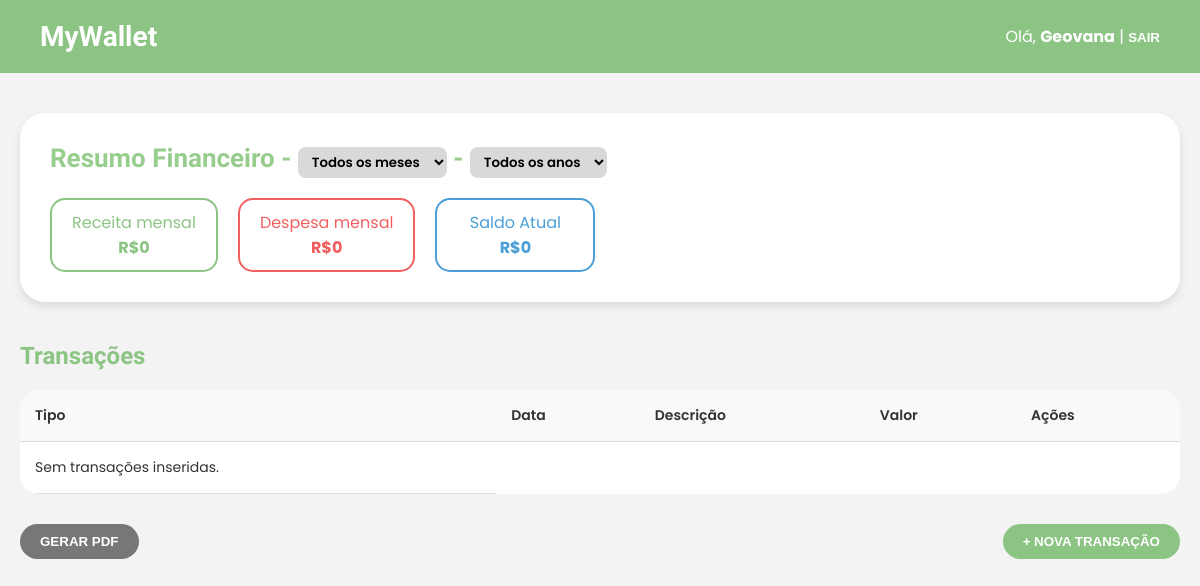
/dashboard (signed in), run on an earlier commit of the app's database.
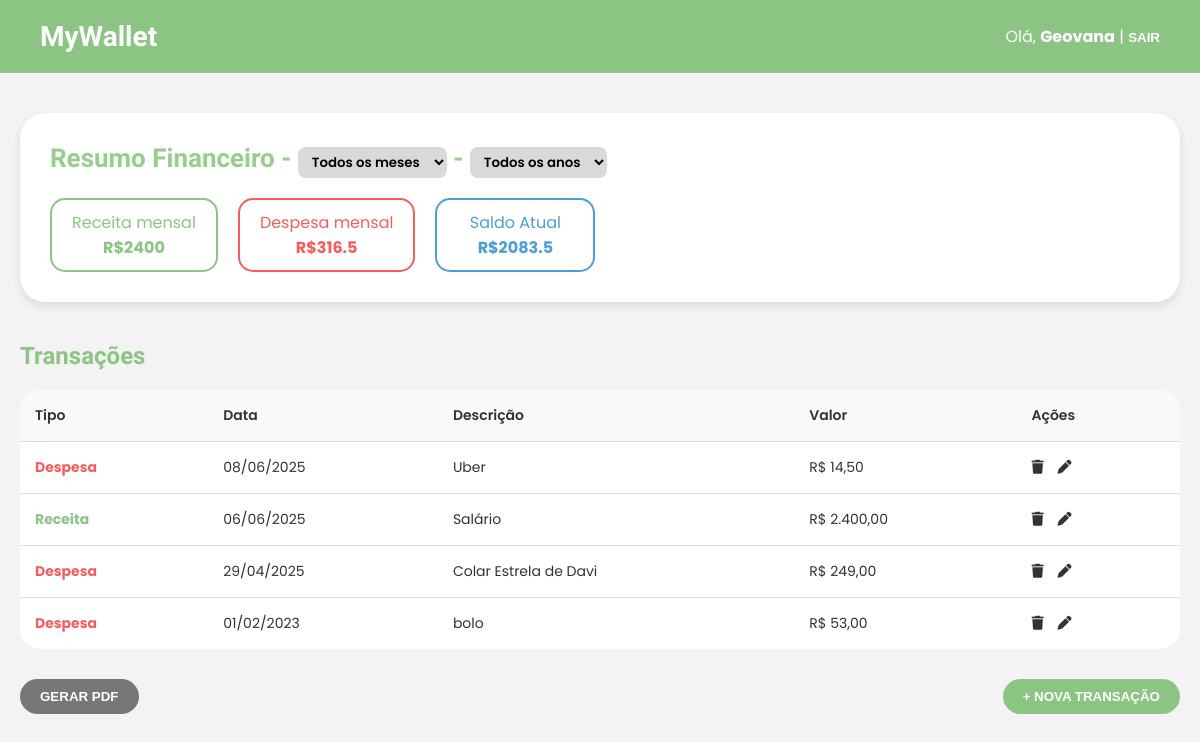
And on a later commit of the database.
### tables this page shows
CREATE TABLE `transacoes` (
  `id` int(11) NOT NULL,
  `tipo` int(11) NOT NULL,
  `data` datetime NOT NULL,
  `descricao` varchar(120) NOT NULL,
  `valor` decimal(10,2) NOT NULL,
  `id_usuario` int(11) NOT NULL
);

CREATE TABLE `tipo_transacao` (
  `id` int(11) NOT NULL,
  `tipo` varchar(80) NOT NULL
);

### Controllers/myWalletController.php (called while the page is built, shortened)
<?php
    class myWalletController {
        private $db;
        public function __construct()
        {
            $this->db = Conexao::getInstancia();
        }
        public function dashboard() {
            $dashboardDAO = new DashboardDAO($this->db);
            $mesSelecionado = $_GET['mes'] ?? 0;
            $anoSelecionado = $_GET['ano'] ?? 0;
            $dadostransacao = $dashboardDAO->mostrarTransaçoes($_SESSION['usuario']->id, $mesSelecionado, $anoSelecionado);
            $dadosDashboard = $dashboardDAO->mostrarDadosDashboard($_SESSION['usuario']->id, $mesSelecionado, $anoSelecionado);
            require_once "Views/dashboard.php";
        }
    }
?>

### index.php (called while the page is built, shortened)
<?php
	require_once "rotas.php";
	$uri = parse_url($_SERVER["REQUEST_URI"])["path"];
	$uri = substr($uri, strpos($uri,'/',1));
	$route->verificar_rota($_SERVER["REQUEST_METHOD"],$uri);
?>

### Conexao/conexao.php (called while the page is built, shortened)
<?php
   class Conexao
    {
        private static $conexao;
        public static function getInstancia()
        {
            if(empty(self::$conexao)){
                $parametros = 'mysql:host=localhost;dbname=myWallet;charset=utf8mb4';
                try
                {
                    self::$conexao = new PDO($parametros, 'root', '');
                }
                catch(PDOException $e)
                {
                    echo "Problema ao estabeler a conexão com o banco.";
                    die();
                }
            }
            return self::$conexao;
        }
    }
?>

### Models/DAO/dashboardDAO.php (called while the page is built, shortened)
<?php
    class DashboardDAO {
        public function mostrarDadosDashboard(int $usuarioId, int $mesSelecionado, int $anoSelecionado) {
            $sql = "SELECT SUM(valor) as total
            FROM transacoes
            WHERE id_usuario = :usuario";
            $params = [':usuario' => $usuarioId];
            $sqlReceita = $sql . " AND tipo = 1";
            $stmtReceita = $this->db->prepare($sqlReceita);
            foreach ($params as $key => $value) {
                $stmtReceita->bindValue($key, $value, PDO::PARAM_INT);
            }
            $stmtReceita->execute();
            $receita = $stmtReceita->fetchColumn();
            $sqlDespesa = $sql . " AND tipo = 2";
            $stmtDespesa = $this->db->prepare($sqlDespesa);
            foreach ($params as $key => $value) {
                $stmtDespesa->bindValue($key, $value, PDO::PARAM_INT);
            }
            $stmtDespesa->execute();
            $despesa = $stmtDespesa->fetchColumn();
            $dashboard = new Dados_Dashboard(
                $receita ?? 0,
                $despesa ?? 0
            );
            return $dashboard;
        }
        public function mostrarTransaçoes(int $usuarioId, int $mesSelecionado, int $anoSelecionado) {
            $sql = "SELECT t.id, tt.tipo, t.data, t.descricao, t.valor FROM transacoes t INNER JOIN tipo_transacao tt ON t.tipo = tt.id WHERE t.id_usuario = :usuario";
            $parametros = [":usuario" => $usuarioId];
            $sql .= " ORDER BY t.data DESC";
            try {
                $stm = $this->db->prepare($sql);
                foreach ($parametros as $key => $value) {
                    $stm->bindValue($key, $value, PDO::PARAM_INT);
                }
                $stm->execute();
                return $stm->fetchAll(PDO::FETCH_OBJ);
            } catch (PDOException $e) {
                echo "Erro ao buscar transações" . $e->getMessage();
            }
        }
    }
?>

### Models/dados_dashboard.php (called while the page is built, shortened)
<?php
    class Dados_Dashboard {
        public function getReceita() {
            return $this->receita;
        }
        public function getDespesa() {
            return $this->despesa;
        }
        public function getSaldoAtual() {
            $this->saldoAtual = $this->receita - $this->despesa;
            return $this->saldoAtual;
        }
    }
?>

### Views/dashboard.php (the view, shortened to what this page needs)
<?php
    $nome = $_SESSION['usuario']->nome;
?>
<!DOCTYPE html>
<html lang="pt-br">
<head>
<link rel="stylesheet" href="CSS/dashboard.css">
</head>
<body>
    <header>
        <h1>MyWallet</h1>
        <span>Olá, <strong><?= htmlspecialchars($nome) ?></a></strong> | <button id="btn-sair">SAIR</button>
    </header>
    <div class="content">
        <div class="summary-box">
            <div class="summary-left">
                <h2>Resumo Financeiro -
                    <select name="mes" id="mes">
                        <option value="0">Todos os meses</option>
                    </select>
                     -
                    <select name="ano" id="ano">
                        <option value="0">Todos os anos</option>
                    </select></h2>
                <div class="summary-stats">
                    <div class="stat green">
                        <p>Receita mensal</p>
                        <strong id="receita">R$<?= $dadosDashboard->getReceita() ?></strong>
                    </div>
                    <div class="stat red">
                        <p>Despesa mensal</p>
                        <strong id="despesa">R$<?= $dadosDashboard->getDespesa() ?></strong>
                    </div>
                    <div class="stat blue">
                        <p>Saldo Atual</p>
                        <strong id="saldoAtual">R$<?= $dadosDashboard->getSaldoAtual() ?></strong>
                    </div>
                </div>
            </div>
        </div>
        <h3>Transações</h3>
        <table>
            <thead>
                <tr>
                    <th>Tipo</th>
                    <th>Data</th>
                    <th>Descrição</th>
                    <th>Valor</th>
                    <th>Ações</th>
                </tr>
            </thead>
            <tbody>
                <?php
                    if(!empty($dadostransacao)) {
                        foreach($dadostransacao as $dado) {
                            echo "<tr>
                                <td class='tipos'>{$dado->tipo}</td>
                                <td>" . date('d/m/Y', strtotime($dado->data)) . "</td>
                                <td>{$dado->descricao}</td>
                                <td>R$ " . number_format($dado->valor, 2, ',', '.') . "</td>
                                <td class='actions'>
                                    <a href='deletar-transacao?id={$dado->id}'><i class='fas fa-trash'></i></a>
                                    <a href='editar-transacao?id={$dado->id}'><i class='fas fa-pen'></i></a>
                                </td>
                            </tr>";
                        }
                    } else {
                        echo "<tr>
                            <td>Sem transações inseridas.</td>
                        <tr>";
                    }
                ?>
            </tbody>
        </table>
        <div class="buttons">
            <button class="btn pdf" id="gerar-pdf">GERAR PDF</button>
            <button class="btn add"><a href="adicionar-transacao">+ NOVA TRANSAÇÃO</a></button>
        </div>
    </div>
</body>
</html>

### rotas.php (shortened to what this page needs)
<?php
	class rotas
	{
		private array $rotas = array();
		public function get(string $nome, array $dados)
		{
			$this->rotas['GET'][$nome] = $dados;
		}
		public function post(string $nome, array $dados)
		{
			$this->rotas['POST'][$nome] = $dados;
		}
		public function verificar_rota(string $metodo, string $uri)
		{
			if(isset($this->rotas[$metodo][$uri]))
			{
				$dados_rota = $this->rotas[$metodo][$uri];
				$metodo = $dados_rota[1];
				$obj = new $classe();
				return $obj->$metodo();
			}
			else
			{
				echo "Rota Inválida";
			}
		}
	}
?>

### CSS/dashboard.css (style rules this page uses)
* { margin: 0; padding: 0; box-sizing: border-box; text-decoration: none; }
body { font-family: 'Poppins', sans-serif; background-color: #f3f3f3; color: #333; }
header { background-color: #8CC484; display: flex; justify-content: space-between; align-items: center; padding: 20px 40px; color: white; }
header h1 { font-family: 'Poltawski Nowy', serif; font-size: 28px; }
header span { font-size: 16px; }
header strong { font-weight: 700; }
.content { padding: 40px 20px; max-width: 1400px; margin: 0 auto; }
.summary-box { background-color: white; border-radius: 25px; box-shadow: 0 4px 8px rgba(0,0,0,0.1); padding: 30px; display: flex; align-items: center; justify-content: space-between; margin-bottom: 40px; }
.summary-left { display: flex; flex-direction: column; gap: 20px; }
.summary-left h2 { font-family: 'Poltawski Nowy', serif; font-size: 26px; color: #97CD8D; }
.summary-stats { display: flex; gap: 20px; }
.stat { border: 2px solid; border-radius: 15px; padding: 10px 20px; text-align: center; min-width: 160px; }
.stat.green { color: #8CC484; border-color: #8CC484; }
.stat.red { color: #F15F5F; border-color: #F15F5F; }
.stat.blue { color: #4B9ED6; border-color: #4B9ED6; }
select { padding: 5px 10px; border-radius: 8px; border: none; background-color: #D9D9D9; font-weight: 600; font-family: 'Poppins', sans-serif; }
h3 { font-family: 'Poltawski Nowy', serif; font-size: 24px; color: #8CC484; margin-bottom: 20px; }
table { width: 100%; border-collapse: collapse; background-color: white; border-radius: 20px; overflow: hidden; margin-bottom: 30px; }
th, td { padding: 15px; text-align: left; font-size: 14px; border-bottom: 1px solid #ddd; }
th { background-color: #f9f9f9; font-weight: 600; }
tr:last-child td { border-bottom: none; }
a { color: inherit; }
.actions i { margin-right: 10px; cursor: pointer; transition: color 0.5s ease; }
.buttons { display: flex; justify-content: space-between; }
.btn { padding: 10px 20px; border-radius: 20px; border: none; font-weight: 600; cursor: pointer; transition: background-color 0.3s ease; }
.btn.pdf { background-color: #777; color: white; }
.btn.add { background-color: #8CC484; color: white; }
#btn-sair { background: none; border: none; color: white; cursor: pointer; font-weight: 600; }
button a { color: white; font-weight: 600; }
.redColor { color: #F15F5F; font-weight: bold; }
.greenColor { color: #8CC484; font-weight: bold; }

What changed in the data, as far as the page shows it:
added transacoes: tipo.tipo "Despesa", data "08/06/2025", descricao "Uber", valor "14,50"
added transacoes: tipo.tipo "Receita", data "06/06/2025", descricao "Salário", valor "2.400,00"
added transacoes: tipo.tipo "Despesa", data "29/04/2025", descricao "Colar Estrela de Davi", valor "249,00"
added transacoes: tipo.tipo "Despesa", data "01/02/2023", descricao "bolo", valor "53,00"
Also different on the page:
$dadosDashboard->getReceita(): "0" → "2400"
$dadosDashboard->getDespesa(): "0" → "316.5"
$dadosDashboard->getSaldoAtual(): "0" → "2083.5"
text no longer shown: "Sem transações inseridas."
